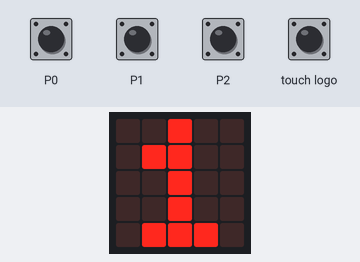
Bench run of a program on a simulated BBC micro:bit (MakeCode). On the bench: the board's 5×5 LED display. The test bench sets the inputs (shaded band). The 48×5 strip is a reading aid, not a part: it shows the text the display is scrolling, unrolled, one strip-width of it at a time.

Above: at 5.5 s.
5.6 s: touch logo pressed for 0.15 s
At 6.3 s:
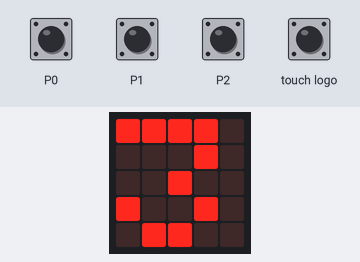
8.7 s: touch logo pressed for 1 s
12.7 s: touch pin P0 pressed for 1 s
15.2 s: touch logo held down
At 19.9 s:
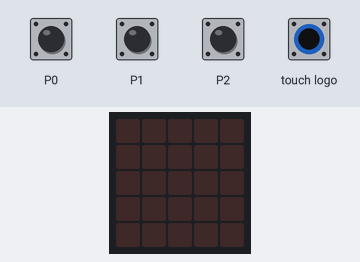
Timing chart, 0 to 21.4 s (numbered marks = the images above; inputs shaded):
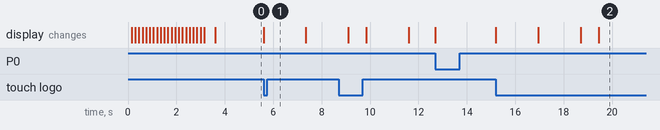

Measured:
- after the input at 5.6 s, the display: changes at once (image 1)
- after the input at 15.2 s, the display: first changes at once (image 2 shows a later state)

The program:

main.ts
```typescript
function 倒數 () {
    basic.clearScreen()
    basic.showNumber(3)
    basic.pause(1000)
    basic.showNumber(2)
    basic.pause(1000)
    basic.showNumber(1)
    basic.clearScreen()
}
function 關卡1 () {
    倒數()
}
function 關卡3 () {
    倒數()
}
function 關卡2 () {
    倒數()
}
input.onLogoEvent(TouchButtonEvent.Touched, function () {
    if (關卡 == 1) {
        關卡1()
    } else if (關卡 == 2) {
        關卡2()
    } else {
        關卡3()
    }
})
let 關卡 = 0
basic.showString("MG1")
關卡 = 1
basic.showNumber(關卡)
basic.forever(function () {
    if (input.pinIsPressed(TouchPin.P0)) {
        關卡 = 1
        basic.showNumber(關卡)
    }
    if (input.pinIsPressed(TouchPin.P1)) {
        關卡 = 2
        basic.showNumber(關卡)
    }
    if (input.pinIsPressed(TouchPin.P2)) {
        關卡 = 3
        basic.showNumber(關卡)
    }
})
```

test.ts
```typescript
// 在這裡測試；當此封包作為擴充功能時，將不會編譯此內容。
```
